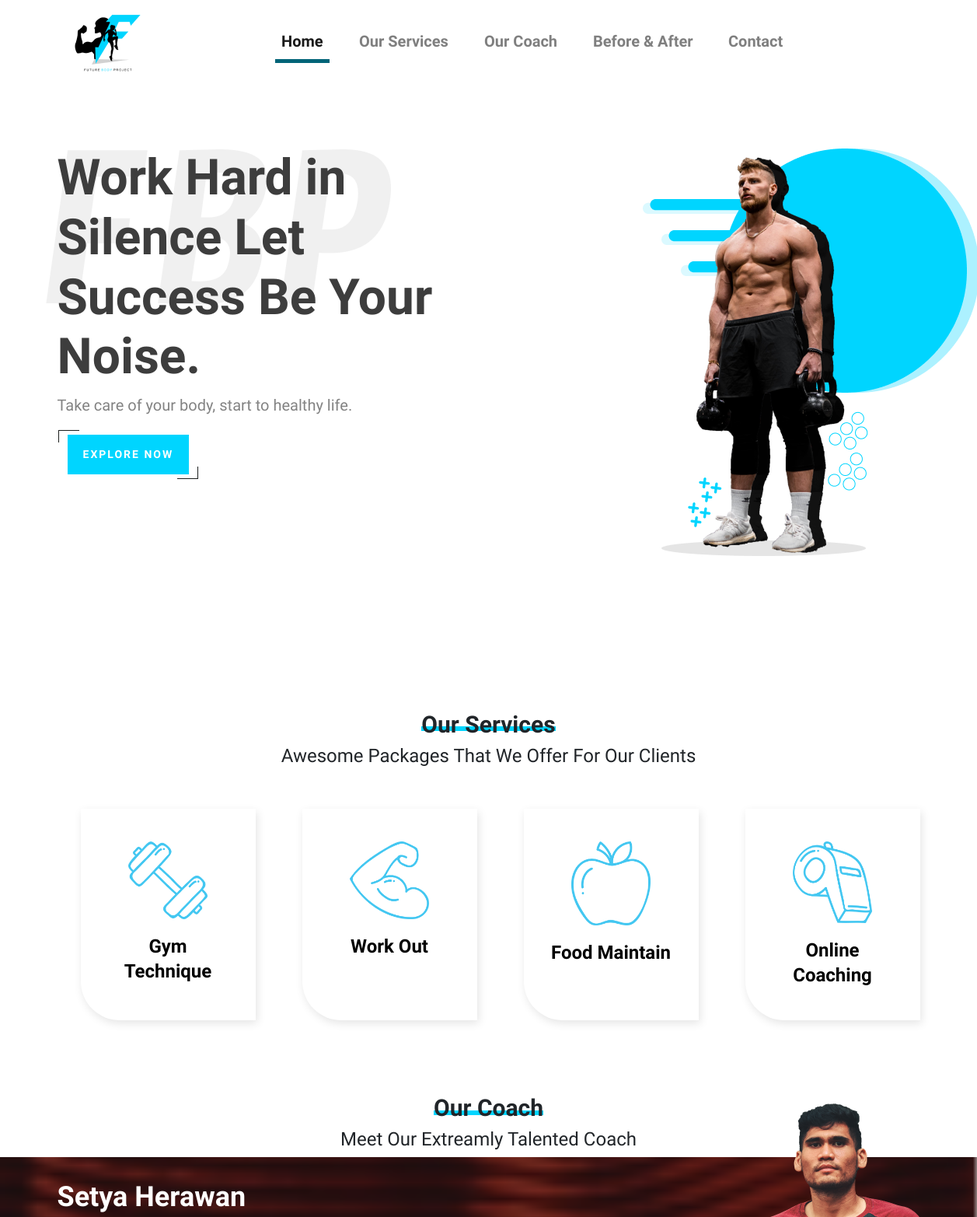
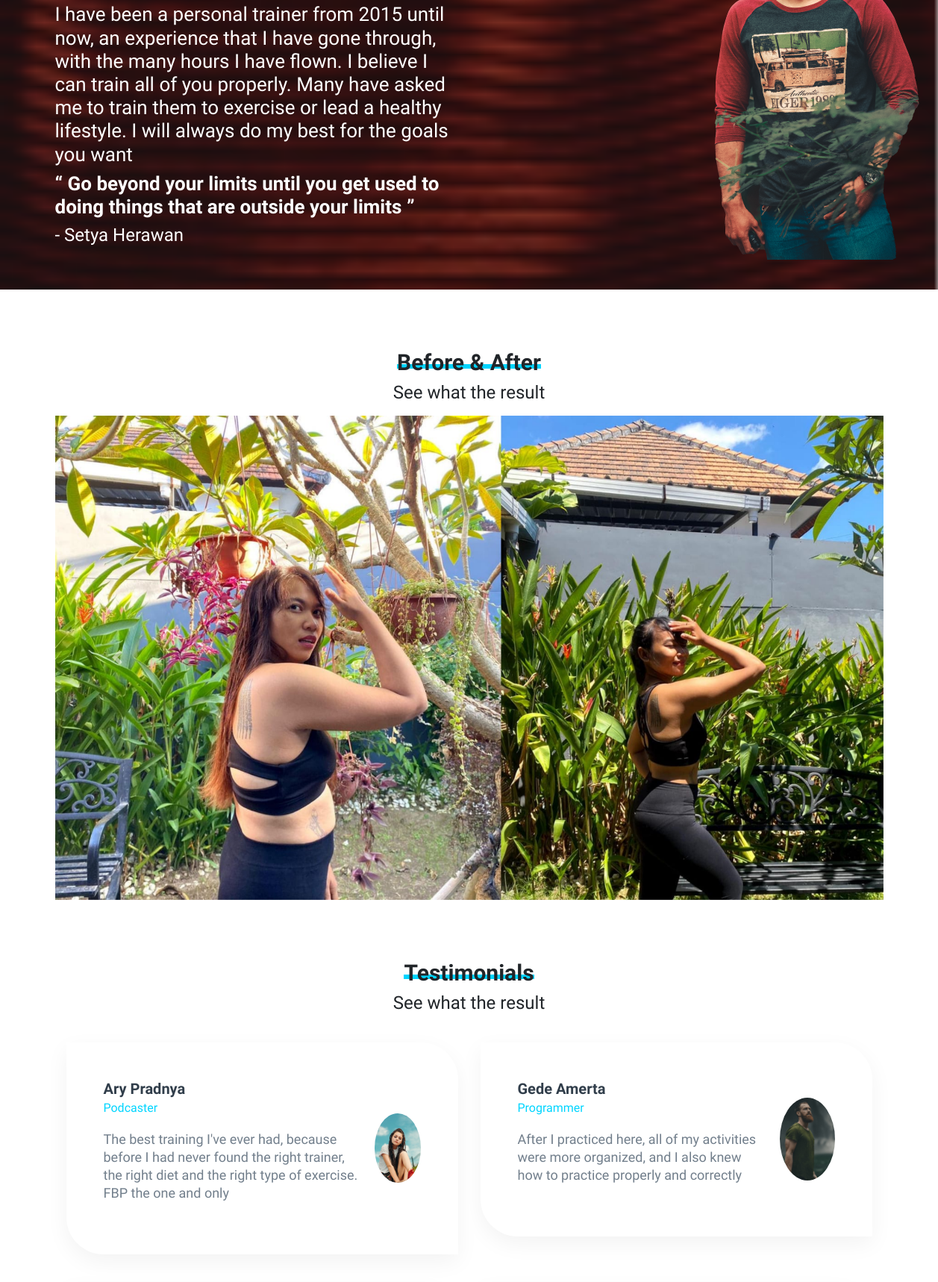
The page / (upper part) on the database its author committed (2 pictures, top to bottom).
### tables this page shows
CREATE TABLE `testimonials` (
  `id` int(11) NOT NULL,
  `name` text NOT NULL,
  `job` text NOT NULL,
  `descriptions` text NOT NULL,
  `photos` varchar(255) NOT NULL,
  `created_at` datetime NOT NULL DEFAULT CURRENT_TIMESTAMP
);

### app/core/Controller.php (called while the page is built, shortened)
<?php
class Controller
{
    public function view($view, $data = [])
    {
        require_once 'app/views/'. $view . '.php';
    }
    public function model($model)
    {
        return new $model;
    }
}

### app/controllers/home.php (called while the page is built, shortened)
<?php
class Home extends Controller
{
    public function index()
    {
        $data['title'] = 'Future Body Project';
        $data['set_active'] = 'index';
        $data['getTesti']= $this->model('Home_model')->getTesti();
        $data['getCoach']= $this->model('Coach_model')->getAllCoach();
        $this->view('home/index', $data);
    }
}

### app/core/App.php (called while the page is built, shortened)
<?php
class App
{
    protected $method = 'index';
    protected $params = [];
    public function __construct()
    {
        $this->controller = new $this->controller;
        call_user_func_array([$this->controller, $this->method], $this->params);
    }
}

### index.php (called while the page is built, shortened)
<?php
$app = new App;

### app/core/Database.php (called while the page is built, shortened)
<?php
class Database
{
    private $host = DB_HOST;
    private $user = DB_USER;
    private $pass = DB_PASS;
    private $name = DB_NAME;
    private $dbh;
    private $stmt;
    public function __construct()
    {
        $dsn = 'mysql:host=' . $this->host . ';dbname=' . $this->name;
        $option = [
            PDO::ATTR_PERSISTENT => true,
            PDO::ATTR_ERRMODE => PDO::ERRMODE_EXCEPTION
        ];
        try {
            $this->dbh = new PDO($dsn, $this->user, $this->pass, $option);
        } catch (PDOException $e) {
            die($e->getMessage());
        }
    }
    public function query($query)
    {
        $this->stmt = $this->dbh->prepare($query);
    }
    public function execute()
    {
        $this->stmt->execute();
    }
    public function resultAll()
    {
        $this->execute();
        return $this->stmt->fetchAll(PDO::FETCH_ASSOC);
    }
}

### app/models/Home_model.php (called while the page is built, shortened)
<?php
class Home_model
{
    private $db;
    public function __construct()
    {
        $this->db = new Database;
    }
    public function getTesti()
    {
        $this->db->query("SELECT * FROM testimonials");
        return $this->db->resultAll();
    }
}

### app/views/home/index.php (the view, shortened to what this page needs)
<div class="container">
    <div class="row row-banner">
        <img class="banner-image-left" src="<?= baseurl; ?>/assets/images/fbp-text.png" alt="" />
        <div class="col-lg-6 col-sm-12">
            <h1 class="banner-text" data-aos="fade-left" data-aos-duration="3000">
                Work Hard in Silence Let Success Be Your Noise.
            </h1>
            <p class="sub-banner-text" data-aos="fade-left" data-aos-duration="3000">
                Take care of your body, start to healthy life.
            </p>
            <a href="#services" class="btn btn-3 hover-border-1" data-aos="fade-left" data-aos-duration="3000">
                <span> Explore Now</span>
            </a>
        </div>
        <div class="col-lg-6">
            <img class="banner-image-right" data-aos="fade-right" data-aos-duration="3000"
                src="<?= baseurl ?>/assets/images/banner-man-second.png" alt="" />
        </div>
    </div>
</div>
<div class="container" id="services">
    <div class="row">
        <div class="col-lg-12 col-md-12 text-center">
            <h2 class="text-title">
                <span class="underline-title-text">Our Services</span>
            </h2>
            <h2 class="subtitle-text">
                Awesome Packages That We Offer For Our Clients
            </h2>
        </div>
    </div>
    <div class="row">
        <div class="card-deck card-services-container col-lg-3 col-md-12 col-sm-12">
            <div class="card card-services" data-aos="fade-up" data-aos-duration="500">
                <img src="<?= baseurl ?>/assets/images/card-services-2.png" class="card-img-top mx-auto" alt="..." />
                <div class="card-body">
                    <h5 class="card-title text-title-card">Gym Technique</h5>
                </div>
            </div>
        </div>
        <div class="card-deck card-services-container col-lg-3 col-md-12">
            <div class="card card-services" data-aos="fade-up" data-aos-duration="700">
                <img src="<?= baseurl ?>/assets/images/work-out-1.png" class="card-img-top mx-auto" alt="..." />
                <div class="card-body">
                    <h5 class="card-title text-title-card">Work Out</h5>
                </div>
            </div>
        </div>
        <div class="card-deck card-services-container col-lg-3 col-md-12">
            <div class="card card-services" data-aos="fade-up" data-aos-duration="900">
                <img src="<?= baseurl ?>/assets/images/food-maintain-2.png" class="card-img-top mx-auto" alt="..." />
                <div class="card-body">
                    <h5 class="card-title text-title-card">Food Maintain</h5>
                </div>
            </div>
        </div>
        <div class="card-deck card-services-container col-lg-3 col-md-12">
            <div class="card card-services" data-aos="fade-up" data-aos-duration="1100">
                <img src="<?= baseurl ?>/assets/images/req-places.png" class="card-img-top mx-auto" alt="..." />
                <div class="card-body">
                    <h5 class="card-title text-title-card">Online Coaching</h5>
                </div>
            </div>
        </div>
    </div>
</div>
<div class="container" style="margin-top: 5em">
    <div class="row">
        <div class="col-lg-12 col-md-12 text-center">
            <h2 class="text-title">
                <span class="underline-title-text">Our Coach</span>
            </h2>
            <h2 class="subtitle-text">Meet Our Extreamly Talented Coach</h2>
        </div>
    </div>
</div>
<div class="bg-coach">
    <div class="container-lg">
        <div class="row">
            <div class="col-lg-6 col-12">
                <h1 class="text-title-coach">Setya Herawan</h1>
                <h3 class="subtitle-text-coach">
                    I have been a personal trainer from 2015 until now, an experience that
                    I have gone through, with the many hours I have flown. I believe I can
                    train all of you properly. Many have asked me to train them to
                    exercise or lead a healthy lifestyle. I will always do my best for the
                    goals you want
                </h3>
                <h3 class="quotes-text-coach">
                    “ Go beyond your limits until you get used to doing things that are
                    outside your limits ”
                </h3>
                <h4 style="color: white; font-weight: 200; padding-bottom: 50px">
                    - Setya Herawan
                </h4>
            </div>
            <div class="col-lg-6">
                <img class="img-coach" src="<?= baseurl ?>/assets/images/coach.png" alt="" data-aos="fade-right"
                    data-aos-duration="1000" />
            </div>
        </div>
    </div>
</div>
<div class="container-lg" style="margin-top: 5em">
    <div class="row">
        <div class="col-lg-12 col-md-12 text-center">
            <h2 class="text-title">
                <span class="underline-title-text">Before & After</span>
            </h2>
            <h2 class="subtitle-text">See what the result</h2>
        </div>
    </div>
    <div id="carouselExampleInterval" class="carousel slide mt-2" data-ride="carousel">
        <div class="carousel-inner">
            <div class="carousel-item active" data-interval="1200">
                <img src="<?= baseurl ?>/assets/images/before-girl.jpg" class="d-block w-100" alt="..." />
            </div>
        </div>
        <a class="carousel-control-prev" href="#carouselExampleInterval" role="button" data-slide="prev">
            <span class="carousel-control-prev-icon" aria-hidden="true"></span>
        </a>
        <a class="carousel-control-next" href="#carouselExampleInterval" role="button" data-slide="next">
            <span class="carousel-control-next-icon" aria-hidden="true"></span>
        </a>
    </div>
</div>
<div class="container-lg" style="margin-top: 5em">
    <div class="row">
        <div class="col-lg-12 col-md-12 text-center">
            <h2 class="text-title">
                <span class="underline-title-text">Testimonials</span>
            </h2>
            <h2 class="subtitle-text">See what the result</h2>
        </div>
    </div>
    <section class="testimonials">
        <div class="container">
            <div class="row">
                <?php foreach($data['getTesti'] as $testi) : ?>
                <div class="col-lg-6">
                    <div class="box d-flex align-items-center wow fadeInLeft" data-aos="zoom-out-up"
                        data-aos-duration="1000">
                        <div class="content">
                            <h3><?= $testi['name']?><br /><span style="font-size: 16px"><?=$testi['job']?></span></h3>
                            <p>
                                <?= html_entity_decode($testi['descriptions'])?>
                            </p>
                        </div>
                        <?php if($testi['photos']) : ?>
                        <div class="image h-80">
                            <img src="<?= baseurl ?>/assets/images/<?= $testi['photos']?>" alt="" class="img-fluid" />
                        </div>
                        <?php else : ?>
                        <div class="image">
                            <img src="<?= baseurl ?>/assets/images/default.jpg" alt="" class="img-fluid" />
                        </div>
                        <?php endif; ?>
                    </div>
                </div>
                <?php endforeach; ?>
            </div>
        </div>
    </section>
</div>

### assets/style/main.css (style rules this page uses)
* { font-family: "Darker Grotesque", sans-serif; }
.btn { position: relative; display: inline-block; width: auto; height: auto; background-color: transparent; border: none; cursor: pointer; min-width: 150px; }
.btn span { position: relative; display: inline-block; font-size: 14px; font-weight: bold; letter-spacing: 2px; text-transform: uppercase; top: 0; left: 0; width: 100%; padding: 15px 20px; -webkit-transition: 0.3s; transition: 0.3s; }
.btn-3 { padding: 5px; }
.btn-3 span { color: white; background-color: #00d5ff; }
.btn-3::before, .btn-3::after { background: transparent; z-index: 2; }
.btn.hover-border-1::before, .btn.hover-border-1::after { width: 15%; height: 25%; -webkit-transition: 0.35s; transition: 0.35s; }
.btn.hover-border-1::before { top: 0; left: 0; border-left: 1px solid #1c1f1e; border-top: 1px solid #1c1f1e; }
.btn.hover-border-1::after { bottom: 0; right: 0; border-right: 1px solid #1c1f1e; border-bottom: 1px solid #1c1f1e; }
.row-banner { margin-top: 5em; }
.banner-text { font-weight: 800; font-size: 64px; color: #3d3d3d; }
.sub-banner-text { color: #838383; font-weight: 300; font-size: 20px; }
.banner-image-right { margin-left: 10rem; }
.banner-image-left { position: absolute; }
.text-title { font-weight: 800; font-size: 30px; }
.subtitle-text { font-weight: 200; font-size: 24px; }
.underline-title-text { background-image: -webkit-gradient(linear, left top, left bottom, to(#00d5ff)); background-image: linear-gradient(#00d5ff 100%); background-repeat: no-repeat; background-size: 100% 0.2em; background-position: 0 70%; }
.card-deck { margin-left: 15px !important; }
.card-services-container { margin: 15px; }
.card-services { border: none !important; padding: 10px; -webkit-box-shadow: 2px 4px 12px #e5e5e5 !important; box-shadow: 2px 4px 12px #e5e5e5 !important; border-radius: 0px 0px 0px 50px !important; -webkit-transition: all 0.4s ease-in-out; transition: all 0.4s ease-in-out; }
@media all and (min-width: 576px) { .card-services { margin-top: 30px; } }
.card-services img { width: 50%; margin-top: 2rem; }
.text-title-card { font-weight: 700; font-size: 24px; line-height: 133%; text-align: center; color: #000000; }
.text-title-coach { font-weight: 700; font-size: 36px; color: #fff; }
.subtitle-text-coach { font-weight: 400; font-size: 26px; color: #fff; }
.quotes-text-coach { font-weight: 700; font-size: 26px; color: #fff; }
.img-coach { position: absolute; top: -19%; left: 40%; z-index: 0; }
img { max-width: 100%; height: auto; }
section { padding: 30px 0; }
.testimonials .box { -webkit-box-shadow: 0 10px 30px rgba(0, 0, 0, 0.05); box-shadow: 0 10px 30px rgba(0, 0, 0, 0.05); padding: 50px; border-radius: 0 50px 0 50px; margin-bottom: 40px; -webkit-transition: all 0.4s ease-in-out; transition: all 0.4s ease-in-out; }
.testimonials .box h3 { font-size: 20px; font-weight: 800; color: #313e4b; }
.testimonials .box h3 span { font-size: 13px; font-weight: 400; color: #00d5ff; }
.testimonials .box p { font-size: 18px; font-weight: 300; line-height: 24px; margin: 0; color: #727f8c; margin-bottom: 20px; margin-top: 10px; padding-right: 20px; }
.testimonials .box .image img { width: 200px; border-radius: 50%; margin: 0; padding: 0; display: inline-block; }
.container { position: relative; }

### rows shown on the page
testimonials: name "Ary Pradnya", job "Podcaster", descriptions "The best training I've ever had, because before I had never found the right trainer, the right diet and the right type of exercise. FBP the one and only", photos (picture)
testimonials: name "Gede Amerta", job "Programmer", descriptions "After I practiced here, all of my activities were more organized, and I also knew how to practice properly and correctly", photos (picture)
